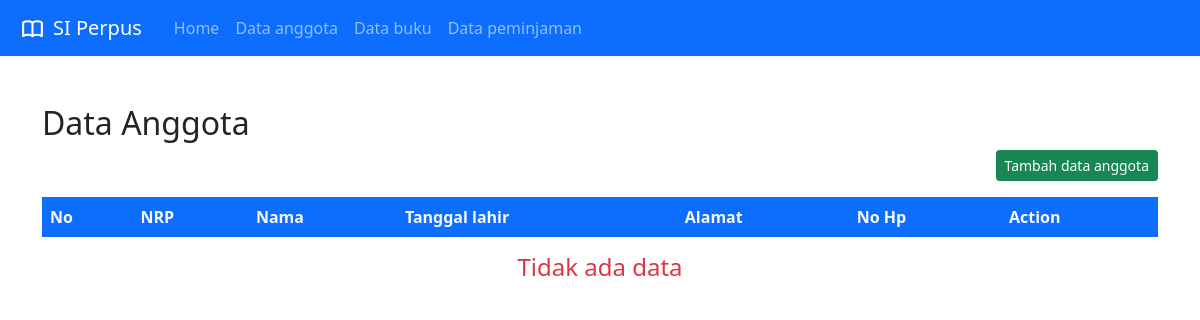
Before: /anggota/index.php with the older database file.
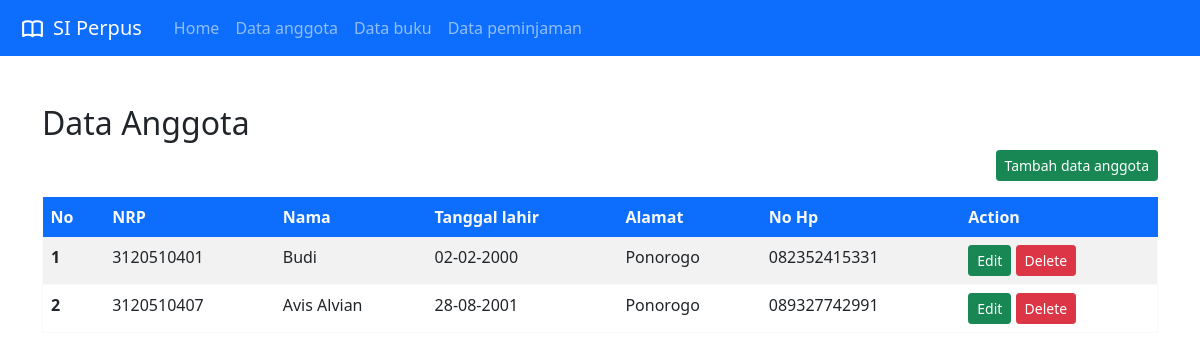
After: the same page with the newer database file.
### tables this page shows
CREATE TABLE `tb_anggota` (
  `nrp` varchar(10) NOT NULL,
  `nama` varchar(191) NOT NULL,
  `tgl_lahir` date NOT NULL,
  `alamat` varchar(191) NOT NULL,
  `no_hp` varchar(20) NOT NULL
);

### anggota/index.php (the view, shortened to what this page needs)
<?php
include '../header.php';
include '../navbar.php';
include '../koneksi.php';
$sql = "SELECT *FROM tb_anggota";
$data = mysqli_query($konek, $sql);
?>
<div class="container my-4">
    <br>
    <h2>Data Anggota</h2>
    <p class="d-flex justify-content-end">
        <button class="btn btn-sm btn-success" type="button" data-bs-toggle="collapse" data-bs-target="#tambahAnggota" aria-expanded="false" aria-controls="tambahAnggota">
            Tambah data anggota
        </button>
    </p>
    <table class="table table-striped border border-light">
        <thead class="bg-primary">
            <tr class="text-light" style="border-style: hidden !important;">
                <th scope="col">No</th>
                <th scope="col">NRP</th>
                <th scope="col">Nama</th>
                <th scope="col">Tanggal lahir</th>
                <th scope="col">Alamat</th>
                <th scope="col">No Hp</th>
                <th scope="col">Action</th>
            </tr>
        </thead>
        <tbody>
            <?php
            $i = 1;
            if (mysqli_num_rows($data) > 0) {
                while ($row = mysqli_fetch_assoc($data)) {
                    $nrp = $row['nrp'];
                    $nama = $row['nama'];
                    $tgl_lahir = $row['tgl_lahir'];
                    $alamat = $row['alamat'];
                    $nohp = $row['no_hp'];
            ?>
                    <tr>
                        <th scope="row"><?= $i++ ?></th>
                        <td><?= $nrp ?></td>
                        <td><?= $nama ?></td>
                        <td><?= date('d-m-Y', strtotime($tgl_lahir)); ?></td>
                        <td><?= $alamat ?></td>
                        <td><?= $nohp ?></td>
                        <td>
                            <a href="edit.php?nrp=<?= $nrp ?>" class="btn btn-sm btn-success">Edit</a>
                            <a href="delete.php?nrp=<?= $nrp ?>" onclick="return confirm('Apakah anda yakin ingin menghapusnya?')" class="btn btn-sm btn-danger">Delete</a>
                        </td>
                    </tr>
            <?php }
            } else {
                $kosong = "<h4 class='d-flex justify-content-center text-danger'>Tidak ada data</h4>";
            }
            ?>
        </tbody>
    </table>
    <?= $kosong ?? '' ?>
</div>
<?php include '../footer.php'; ?>

### header.php (shortened to what this page needs)
<!DOCTYPE html>
<html lang="en">
<head>
    <link href="https://cdn.jsdelivr.net/npm/bootstrap@5.0.0-beta3/dist/css/bootstrap.min.css" rel="stylesheet">
</head>
<body>

### navbar.php (shortened to what this page needs)
<nav class="navbar navbar-expand-lg navbar-dark bg-primary">
    <div class="container-fluid">
        <a class="navbar-brand d-flex align-items-center" href="index.php">
            SI Perpus
        </a>
        <div class="collapse navbar-collapse" id="navbarSupportedContent">
            <ul class="navbar-nav me-auto mx-2 mb-2 mb-lg-0">
                <li class="nav-item">
                    <a class="nav-link" href="/pemrograman-web/uts/index.php">Home</a>
                </li>
                <li class="nav-item">
                    <a class="nav-link" href="/pemrograman-web/uts/anggota/index.php">Data anggota</a>
                </li>
                <li class="nav-item">
                    <a class="nav-link" href="/pemrograman-web/uts/buku/index.php">Data buku</a>
                </li>
                <li class="nav-item">
                    <a class="nav-link" href="/pemrograman-web/uts/pinjam/index.php">Data peminjaman</a>
                </li>
            </ul>
        </div>
    </div>
</nav>

### footer.php
</body>
</html>

Changed rows visible on the page:
added tb_anggota: nrp "3120510401", nama "Budi", tgl_lahir "02-02-2000", alamat "Ponorogo", no_hp "082352415331"
added tb_anggota: nrp "3120510407", nama "Avis Alvian", tgl_lahir "28-08-2001", alamat "Ponorogo", no_hp "089327742991"
Other visible differences:
text no longer shown: "Tidak ada data"
